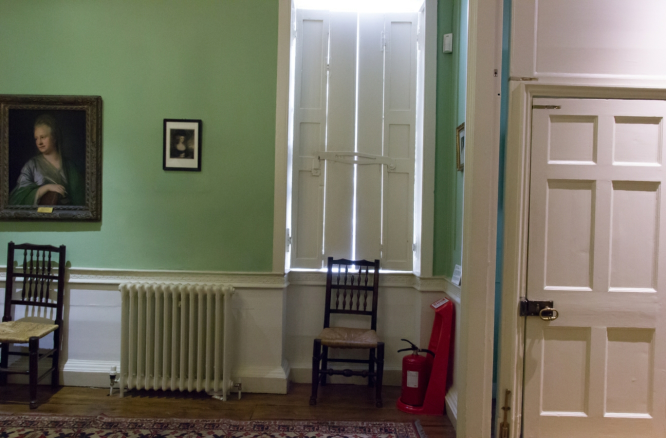
#> input picture db/drjohnson/images/IMG_6293.jpg, 1332 x 876 px, found by its file name (shown at 1/2 size); its folder holds 4 pictures in this run
$ python rsz.py   (older library calls are emulated)
#> lines starting #> are read from the running program, lines starting #| are printed output that depends on the picture
from PIL import Image
import os

def resize_images_in_folder(folder_path, target_size=(512, 272)):
    """
    Resizes all images in the specified folder to the target_size.

    Args:
        folder_path (str): Path to the folder containing the images to be resized.
        target_size (tuple): Target size (width, height) to resize the images to.
    """
#> called with target_size = (512, 272)
    # Loop through all files in the folder
    for filename in os.listdir(folder_path):
        # Construct the full file path
        file_path = os.path.join(folder_path, filename)

        # Check if the file is an image (you can expand the list of extensions if needed)
        if filename.lower().endswith(('.png', '.jpg', '.jpeg', '.bmp', '.gif', '.tiff')):
            try:
                # Open the image
                with Image.open(file_path) as img:
                    # Resize the image
#> img is the input picture: PIL image 1332x876 RGB; mean R, G, B 117, 113.9, 99.1
                    img_resized = img.resize(target_size, Image.ANTIALIAS)
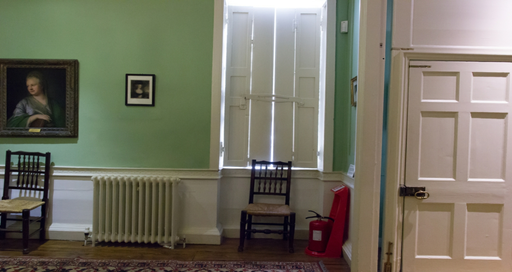
#> img_resized: PIL image 512x272 RGB; mean R, G, B 117, 113.9, 99.1
                    # Save the resized image (overwrite the original image)
                    img_resized.save(file_path)
                    print(f"Resized: {filename}")
            except Exception as e:
                print(f"Error resizing {filename}: {e}")
#> pass 2 of the loop in resize_images_in_folder, `for filename in os.listdir(folder_path):`:
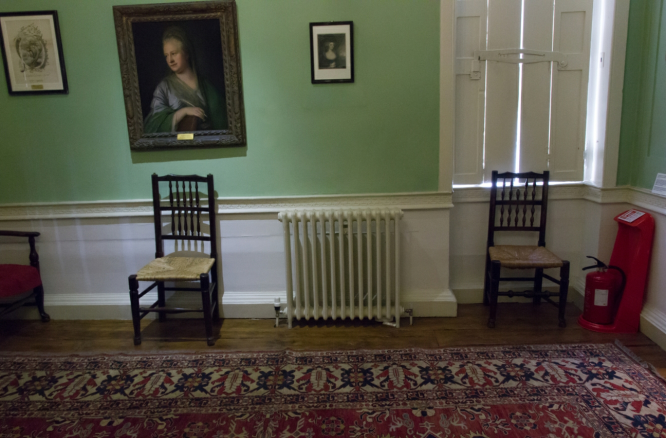
#> input picture db/drjohnson/images/IMG_6296.jpg, 1332 x 876 px, found by its file name (shown at 1/2 size)
#> in resize_images_in_folder, img is the input picture: PIL image 1332x876 RGB; mean R, G, B 85.4, 82.2, 69.5
#> in resize_images_in_folder, `img_resized = img.resize(target_size, Image.ANTIALIAS)`:
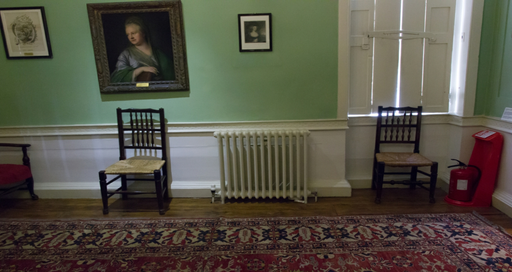
#> img_resized: PIL image 512x272 RGB; mean R, G, B 85.4, 82.2, 69.5
#> pass 3 of the loop in resize_images_in_folder, `for filename in os.listdir(folder_path):`:
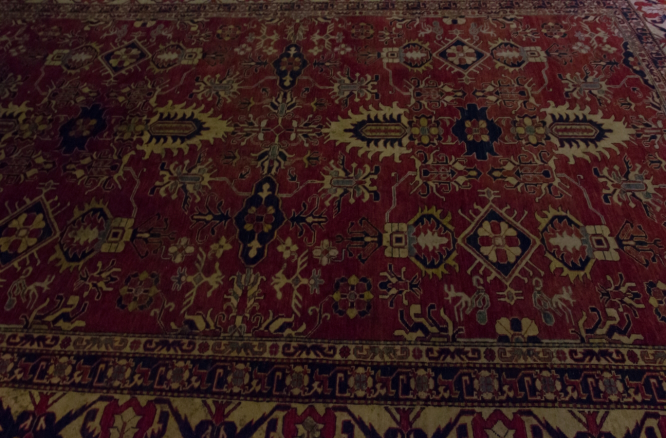
#> input picture db/drjohnson/images/IMG_6298.jpg, 1332 x 876 px, found by its file name (shown at 1/2 size)
#> in resize_images_in_folder, img is the input picture: PIL image 1332x876 RGB; mean R, G, B 53, 28.9, 27
#> in resize_images_in_folder, `img_resized = img.resize(target_size, Image.ANTIALIAS)`:
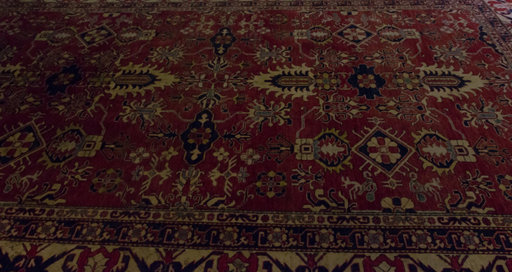
#> img_resized: PIL image 512x272 RGB; mean R, G, B 53, 28.9, 27
#> the loop made 4 passes; the first 3 are shown

# Example usage:
folder_path = '/home/csslab/Documents/Aqsa/GS/dataexamples/family/mast3r/images'  # Replace with the path to your folder
resize_images_in_folder(folder_path)
